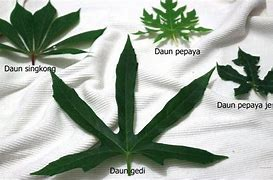
#> input picture DAUN.jpg, 273 x 180 px
$ python 'soal 1 bibin.py'   (older library calls are emulated)
#> lines starting #> are read from the running program, lines starting #| are printed output that depends on the picture; after the words box and inside, x2 and y2 are one past the last pixel; in counts of white or black regions, pixels touching at a corner belong together
#> further down, image is the input picture: shape (180, 273, 3); mean B, G, R 161.4, 172.4, 162.7
import cv2
import numpy as np

def sobel_detection(image):
  """
  Fungsi untuk deteksi tepi menggunakan operator Sobel.

  Args:
    image: Matriks NumPy yang berisi gambar.

  Returns:
    Hasil deteksi tepi (matriks NumPy).
  """
  # Konversi gambar ke grayscale
  gray_image = cv2.cvtColor(image, cv2.COLOR_BGR2GRAY)
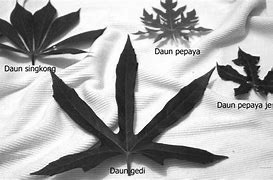
#> gray_image: shape (180, 273); min 0, max 255, mean 168.3

  # Operator Sobel untuk arah horizontal (Gx)
  sobel_x = cv2.Sobel(gray_image, cv2.CV_64F, 1, 0)
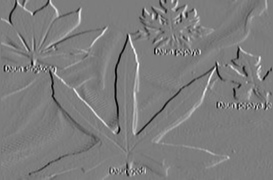
#> sobel_x: shape (180, 273) float64; min -918, max 949, mean 0.1; drawn with min black and max white

  # Operator Sobel untuk arah vertikal (Gy)
  sobel_y = cv2.Sobel(gray_image, cv2.CV_64F, 0, 1)
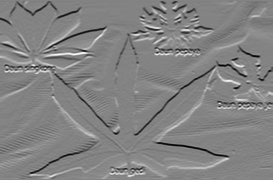
#> sobel_y: shape (180, 273) float64; min -928, max 873, mean -1.2; drawn with min black and max white

  # Magnitude gradien (Gt)
  sobel_magnitude = np.sqrt(sobel_x*2 + sobel_y*2)
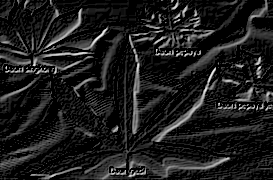
#> sobel_magnitude: shape (180, 273) float64; 46.79% of the values are NaN or infinite; the others: min 0, max 50.75, mean 10.72; drawn with min black, max white, NaN and infinite black

  # Normalisasi magnitude
  sobel_magnitude = sobel_magnitude / np.max(sobel_magnitude)
#> sobel_magnitude: shape (180, 273) float64; every value is NaN or infinite

  return sobel_magnitude

def laplacian_detection(image):
  """
  Fungsi untuk deteksi tepi menggunakan operator Laplacian.

  Args:
    image: Matriks NumPy yang berisi gambar.

  Returns:
    Hasil deteksi tepi (matriks NumPy).
  """
  # Konversi gambar ke grayscale
  gray_image = cv2.cvtColor(image, cv2.COLOR_BGR2GRAY)

  # Operator Laplacian
  laplacian = cv2.Laplacian(gray_image, cv2.CV_64F)
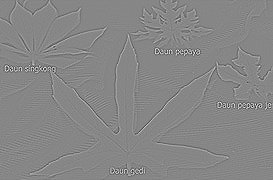
#> laplacian: shape (180, 273) float64; min -727, max 649, mean 0; drawn with min black and max white

  # Normalisasi Laplacian
  laplacian = laplacian / np.max(laplacian)

  return laplacian

def canny_detection(image):
  """
  Fungsi untuk deteksi tepi menggunakan Canny edge detection.

  Args:
    image: Matriks NumPy yang berisi gambar.

  Returns:
    Hasil deteksi tepi (matriks NumPy).
  """
  # Konversi gambar ke grayscale
  gray_image = cv2.cvtColor(image, cv2.COLOR_BGR2GRAY)

  # Canny edge detection
  edges = cv2.Canny(gray_image, 50, 150)
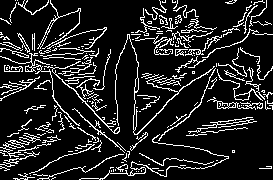
#> edges: shape (180, 273); 13.7% white in thin lines or dots

  return edges

# Baca gambar
image = cv2.imread('DAUN.jpg')

# Deteksi tepi dengan Sobel
sobel_magnitude = sobel_detection(image)

# Deteksi tepi dengan Laplacian
laplacian = laplacian_detection(image)

# Deteksi tepi dengan Canny
canny_edges = canny_detection(image)

# Tampilkan hasil deteksi tepi
cv2.imshow('Sobel', sobel_magnitude)
cv2.imshow('Laplacian', laplacian)
cv2.imshow('Canny', canny_edges)

# Tunggu tombol ditekan
cv2.waitKey(0)

$ run again, with lathan 1 bibin.png saved as DAUN.jpg
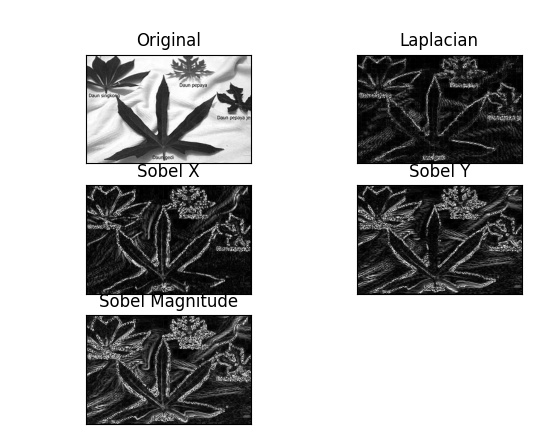
#> input picture lathan 1 bibin.png, 543 x 441 px
#> image is the input picture: shape (441, 543, 3); min 0, max 255, mean 180.9
#> in laplacian_detection, `laplacian = cv2.Laplacian(gray_image, cv2.CV_64F)`:
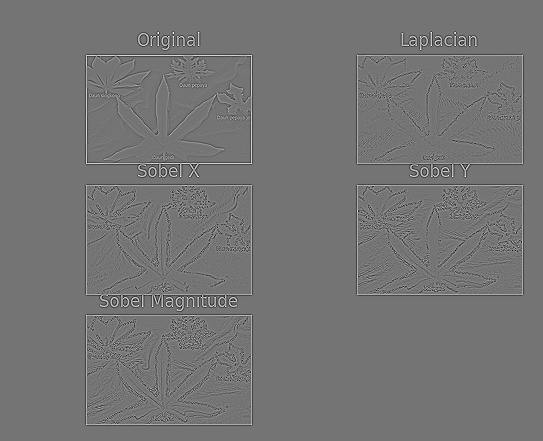
#> laplacian: shape (441, 543) float64; min -556, max 657, mean 0; drawn with min black and max white
#> in canny_detection, `edges = cv2.Canny(gray_image, 50, 150)`:
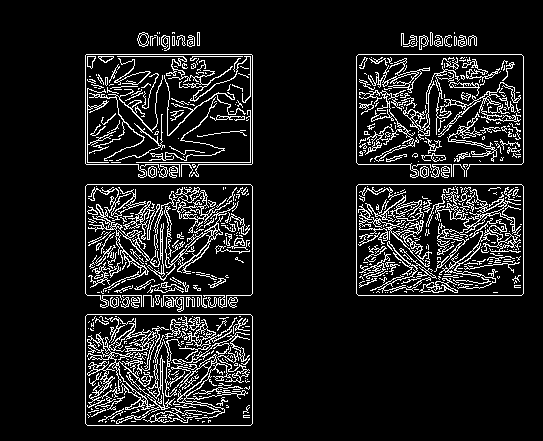
#> edges: shape (441, 543); 11% white in thin lines or dots, all inside (x1, y1, x2, y2) = (85, 32, 524, 426)

$ run again, with latihan 2 bibin.png saved as DAUN.jpg
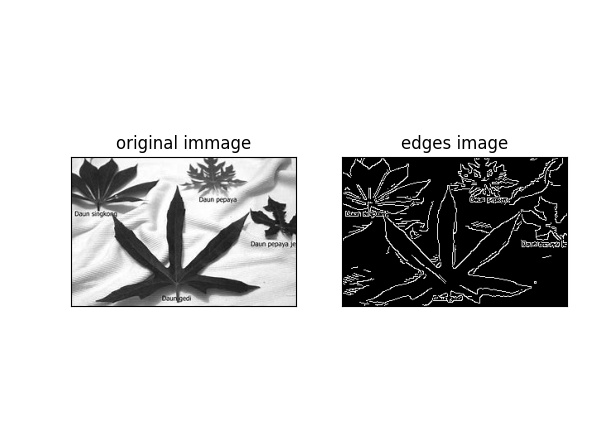
#> input picture latihan 2 bibin.png, 606 x 421 px
#> image is the input picture: shape (421, 606, 3); min 0, max 255, mean 211.4
#> in laplacian_detection, `laplacian = cv2.Laplacian(gray_image, cv2.CV_64F)`:
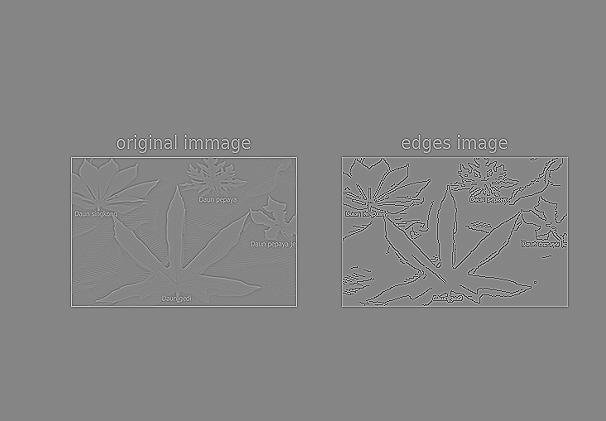
#> laplacian: shape (421, 606) float64; min -739, max 669, mean 0; drawn with min black and max white
#> in canny_detection, `edges = cv2.Canny(gray_image, 50, 150)`:
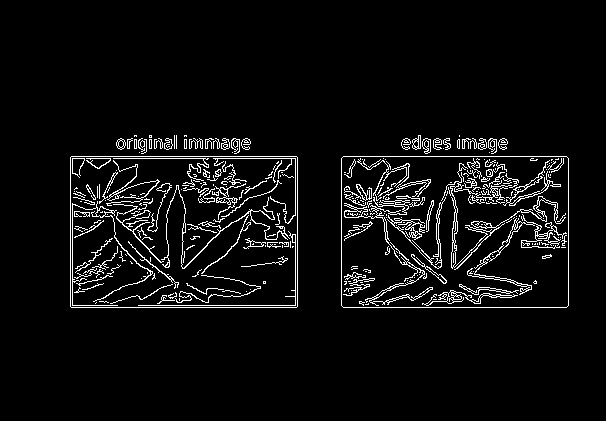
#> edges: shape (421, 606); 5.3% white in thin lines or dots, all inside (x1, y1, x2, y2) = (70, 135, 569, 308)

$ run again, with soal 2 bibin.png saved as DAUN.jpg
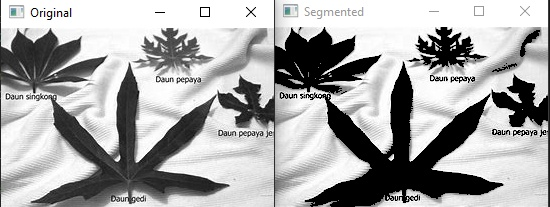
#> input picture soal 2 bibin.png, 550 x 207 px
#> image is the input picture: shape (207, 550, 3); mean B, G, R 168.5, 168.5, 168.4
#> in laplacian_detection, `laplacian = cv2.Laplacian(gray_image, cv2.CV_64F)`:
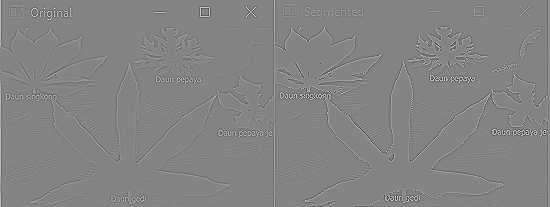
#> laplacian: shape (207, 550) float64; min -996, max 921, mean 0.3; drawn with min black and max white
#> in canny_detection, `edges = cv2.Canny(gray_image, 50, 150)`:
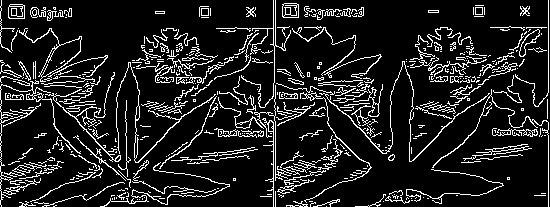
#> edges: shape (207, 550); 12.5% white in thin lines or dots
